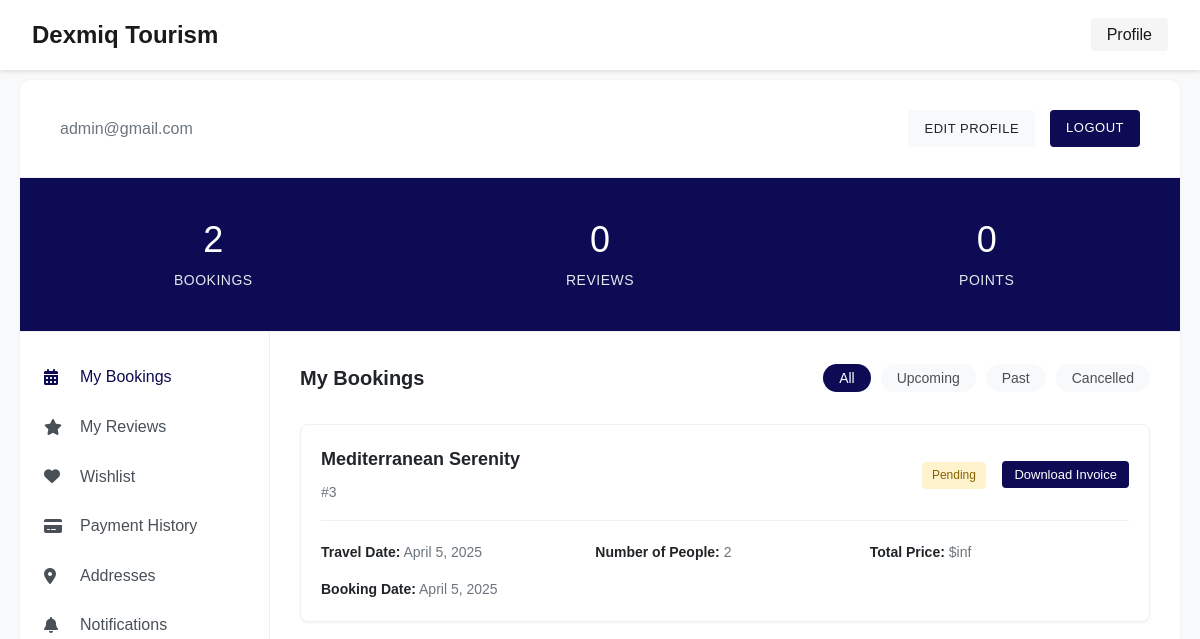
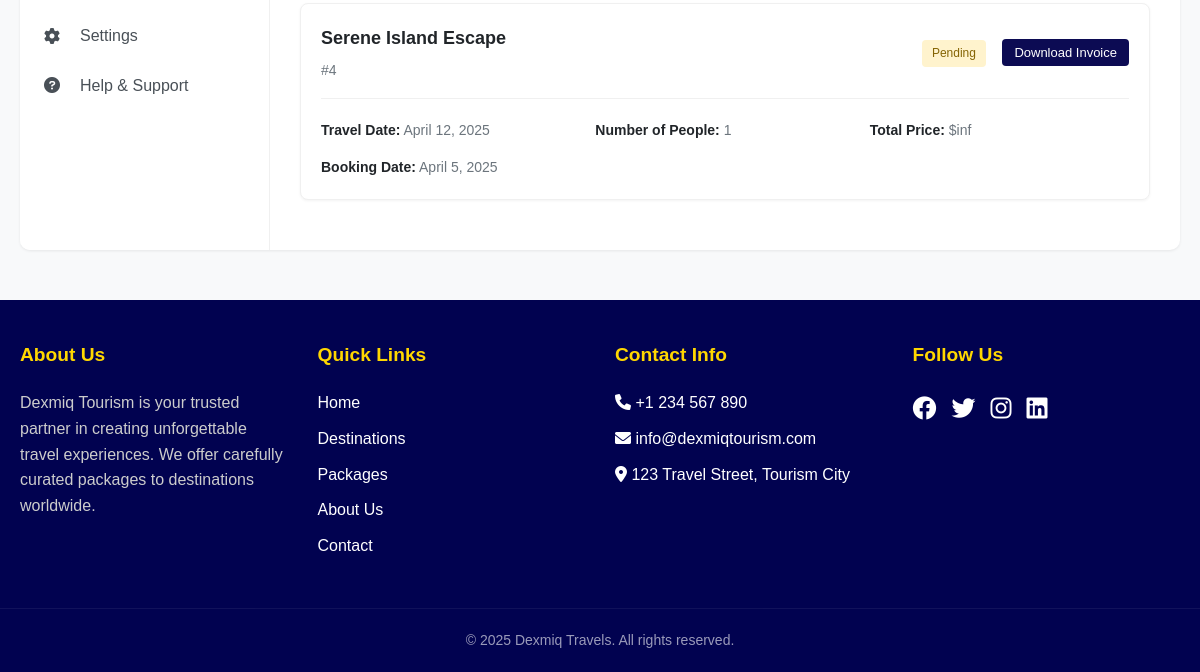
/api/profile/ (signed in), run on an earlier commit of the app's database (2 pictures, top to bottom).
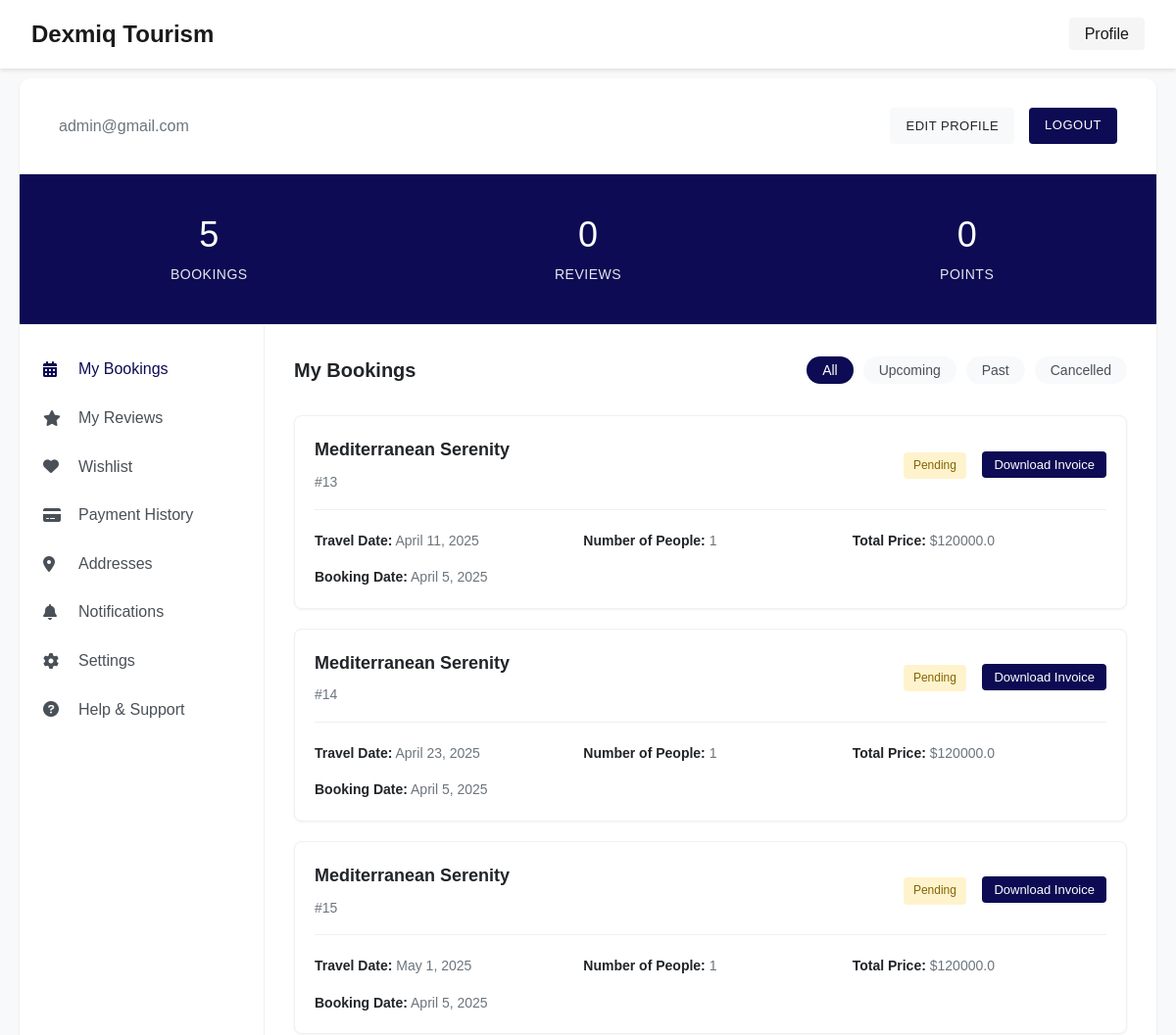
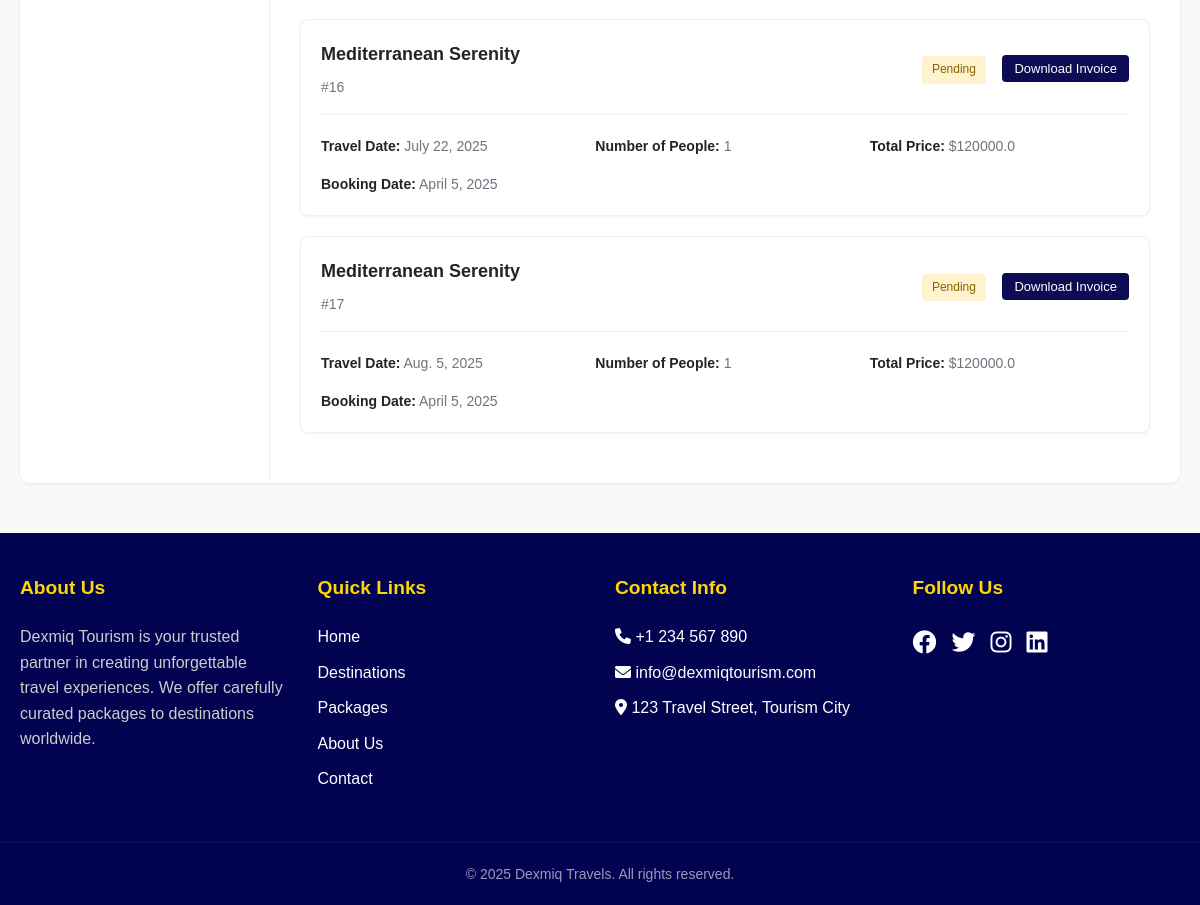
And on a later commit of the database (2 pictures, top to bottom).
### customer/models.py (models this page shows, shortened)
class CustomUser(AbstractUser):
    email = models.EmailField(unique=True)
    USERNAME_FIELD = 'email'
    REQUIRED_FIELDS = []
    objects = CustomUserManager()
    class Meta:
        app_label = 'customer'
        verbose_name = 'User'
        verbose_name_plural = 'Users'

### booking/models.py (models this page shows, shortened)
class Booking(models.Model):
    id = models.AutoField(primary_key = True)
    package = models.ForeignKey('packages.Packages', on_delete=models.CASCADE, related_name='bookings')
    customer = models.ForeignKey("customer.Customer", on_delete = models.CASCADE, related_name='bookings')
    booking_date = models.DateField(auto_now_add = True)
    travel_date = models.DateField()
    number_of_people = models.IntegerField(default = 1)
    total_price = models.FloatField(editable = False)
    status = models.CharField(
        max_length = 20,
        choices = [
            ('pending', 'Pending'), ('confirmed', 'Confirmed'), ('cancelled', 'Cancelled')], default = "pending"
    )

### packages/models.py (models this page shows, shortened)
class Packages(models.Model):
    id = models.AutoField(primary_key = True)
    title = models.CharField(max_length = 50)
    image = models.ImageField(upload_to = 'packages/')
    hero_image = models.ImageField(upload_to = 'hero_images/')
    rating = models.FloatField(default = 0.0)
    reviews = models.IntegerField(default = 0)
    price = models.IntegerField(default = 0)
    duration = models.CharField(max_length = 50, default = 'Unknown')
    destination = models.CharField(max_length = 50, default=  'Unknown')
    short_description = models.TextField(default ="No short description available")
    long_description = models.TextField(default ="No long description available")
    highlights = models.TextField(default = "No highlights specified")
    itinerary = models.TextField(default = "No itinerary specified")
    inclusions = models.TextField(default = "No inclusions specified")
    exclusions = models.TextField(default = "No exclusions specified")
    customers = models.ManyToManyField(Customer, through='booking.Booking', related_name='packages')
    is_active = models.BooleanField(default=True)
    created_at = models.DateTimeField(auto_now_add=True)
    updated_at = models.DateTimeField(auto_now=True)
    is_featured = models.BooleanField(default=False)
    class Meta:
        ordering = ['-created_at']  # Packages by Last created

### customer/views.py (the view)
# urls.py: path('profile/', profile_view, name='profile'),
def profile_view(request):
    if not request.user.is_authenticated:
        messages.error(request, "Please login to view your profile.")
        return redirect('login')
    try:
        customer = request.user.customer_profile
        bookings = customer.bookings.all().order_by('-booking_date')
        payments = Payment.objects.filter(user=request.user).order_by('-created_at')
    except Customer.DoesNotExist:
        bookings = []
        payments = []
    context = {
        'user': request.user,
        'bookings': bookings,
        'booking_count': len(bookings),
        'payments': payments
    }
    return render(request, 'profile.html', context)

### templates/profile.html (shortened to what this page needs)
{% load static %}
<!DOCTYPE html>
<html lang="en">
<head>
    <link rel="stylesheet" href="{% static 'css/stylemain.css' %}">
    <link rel="stylesheet" href="https://cdnjs.cloudflare.com/ajax/libs/font-awesome/6.0.0/css/all.min.css">
</head>
<body class="profile-body">
    <header>
        <div class="profile-navbar">
            <div class="nav-left">
                <a href="{% url 'homepage' %}" class="logo">Dexmiq Tourism</a>
            </div>
            <div class="nav-right">
                <a href="{% url 'profile' %}" class="active">Profile</a>
            </div>
        </div>
    </header>
    <div class="modern-profile-wrapper">
        <div class="modern-profile-container">
            <div class="modern-profile-header">
                <p class="user-email">{{ user.email }}</p>
                <div class="profile-buttons">
                    <button class="modern-edit-btn">EDIT PROFILE</button>
                    <a href="{% url 'logout' %}" class="modern-logout-btn">LOGOUT</a>
                </div>
            </div>
            <div class="modern-stats-container">
                <div class="modern-stat-card">
                    <h2 class="stat-value">{{ booking_count }}</h2>
                    <p class="stat-name">Bookings</p>
                </div>
                <div class="modern-stat-card">
                    <h2 class="stat-value">0</h2>
                    <p class="stat-name">Reviews</p>
                </div>
                <div class="modern-stat-card">
                    <h2 class="stat-value">0</h2>
                    <p class="stat-name">Points</p>
                </div>
            </div>
            <div class="modern-content-area">
                <div class="sidebar-container">
                    <nav class="modern-sidebar">
                        <a href="#bookings" class="sidebar-item active">
                            <i class="fas fa-calendar-alt"></i>
                            <span>My Bookings</span>
                        </a>
                        <a href="#reviews" class="sidebar-item">
                            <i class="fas fa-star"></i>
                            <span>My Reviews</span>
                        </a>
                        <a href="#wishlist" class="sidebar-item">
                            <i class="fas fa-heart"></i>
                            <span>Wishlist</span>
                        </a>
                        <a href="#payments" class="sidebar-item">
                            <i class="fas fa-credit-card"></i>
                            <span>Payment History</span>
                        </a>
                        <a href="#addresses" class="sidebar-item">
                            <i class="fas fa-map-marker-alt"></i>
                            <span>Addresses</span>
                        </a>
                        <a href="#notifications" class="sidebar-item">
                            <i class="fas fa-bell"></i>
                            <span>Notifications</span>
                        </a>
                        <a href="#settings" class="sidebar-item">
                            <i class="fas fa-cog"></i>
                            <span>Settings</span>
                        </a>
                        <a href="#help" class="sidebar-item">
                            <i class="fas fa-question-circle"></i>
                            <span>Help & Support</span>
                        </a>
                    </nav>
                </div>
                <div class="content-container">
                    <div class="content-section active" id="bookings">
                        <div class="content-header">
                            <h3>My Bookings</h3>
                            <div class="filter-tabs">
                                <button class="filter-tab active">All</button>
                                <button class="filter-tab">Upcoming</button>
                                <button class="filter-tab">Past</button>
                                <button class="filter-tab">Cancelled</button>
                            </div>
                        </div>
                        <div class="bookings-list">
                            {% if bookings %}
                                {% for booking in bookings %}
                                <div class="modern-booking-card">
                                    <div class="booking-top">
                                        <div>
                                            <h4>{{ booking.package.title }}</h4>
                                            <span class="booking-id">#{{ booking.id }}</span>
                                        </div>
                                        <div>
                                            <span class="booking-status {{ booking.status }}">{{ booking.status|title }}</span>
                                            {% if booking.status == 'pending' or booking.status == 'confirmed' %}
                                            <button class="invoice-btn">Download Invoice</button>
                                            {% endif %}
                                        </div>
                                    </div>
                                    <div class="booking-details">
                                        <div class="booking-info-grid">
                                            <p><strong>Travel Date:</strong> {{ booking.travel_date }}</p>
                                            <p><strong>Number of People:</strong> {{ booking.number_of_people }}</p>
                                            <p><strong>Total Price:</strong> ${{ booking.total_price }}</p>
                                            <p><strong>Booking Date:</strong> {{ booking.booking_date }}</p>
                                        </div>
                                    </div>
                                </div>
                                {% endfor %}
                            {% endif %}
                        </div>
                    </div>
                </div>
            </div>
        </div>
    </div>
    <footer>
        <div class="footer-content">
            <div class="footer-section">
                <h3>About Us</h3>
                <p>Dexmiq Tourism is your trusted partner in creating unforgettable travel experiences. We offer carefully curated packages to destinations worldwide.</p>
            </div>
            <div class="footer-section">
                <h3>Quick Links</h3>
                <ul>
                    <li><a href="{% url 'homepage' %}">Home</a></li>
                    <li><a href="#">Destinations</a></li>
                    <li><a href="#">Packages</a></li>
                    <li><a href="#about">About Us</a></li>
                    <li><a href="#contact">Contact</a></li>
                </ul>
            </div>
            <div class="footer-section">
                <h3>Contact Info</h3>
                <ul>
                    <li><i class="fas fa-phone"></i> +1 234 567 890</li>
                    <li><i class="fas fa-envelope"></i> info@dexmiqtourism.com</li>
                    <li><i class="fas fa-map-marker-alt"></i> 123 Travel Street, Tourism City</li>
                </ul>
            </div>
            <div class="footer-section">
                <h3>Follow Us</h3>
                <div class="social-links">
                    <a href="#"><i class="fab fa-facebook"></i></a>
                    <a href="#"><i class="fab fa-twitter"></i></a>
                    <a href="#"><i class="fab fa-instagram"></i></a>
                    <a href="#"><i class="fab fa-linkedin"></i></a>
                </div>
            </div>
        </div>
        <div class="footer-bottom">
            <p>&copy; 2025 Dexmiq Travels. All rights reserved.</p>
        </div>
    </footer>
</body>
</html>

What changed in the data, as far as the page shows it:
removed Booking: package "Mediterranean Serenity", id "3", status "Pending", shows "Download Invoice", travel_date "April 5, 2025", number_of_people "2", total_price "inf", booking_date "April 5, 2025"
removed Booking: package "Serene Island Escape", id "4", status "Pending", shows "Download Invoice", travel_date "April 12, 2025", number_of_people "1", total_price "inf", booking_date "April 5, 2025"
added Booking: package "Mediterranean Serenity", id "13", status "Pending", shows "Download Invoice", travel_date "April 11, 2025", number_of_people "1", total_price "120000.0", booking_date "April 5, 2025"
added Booking: package "Mediterranean Serenity", id "14", status "Pending", shows "Download Invoice", travel_date "April 23, 2025", number_of_people "1", total_price "120000.0", booking_date "April 5, 2025"
added Booking: package "Mediterranean Serenity", id "15", status "Pending", shows "Download Invoice", travel_date "May 1, 2025", number_of_people "1", total_price "120000.0", booking_date "April 5, 2025"
added Booking: package "Mediterranean Serenity", id "16", status "Pending", shows "Download Invoice", travel_date "July 22, 2025", number_of_people "1", total_price "120000.0", booking_date "April 5, 2025"
added Booking: package "Mediterranean Serenity", id "17", status "Pending", shows "Download Invoice", travel_date "Aug. 5, 2025", number_of_people "1", total_price "120000.0", booking_date "April 5, 2025"
Also different on the page:
{{ booking_count }}: "2" → "5"
